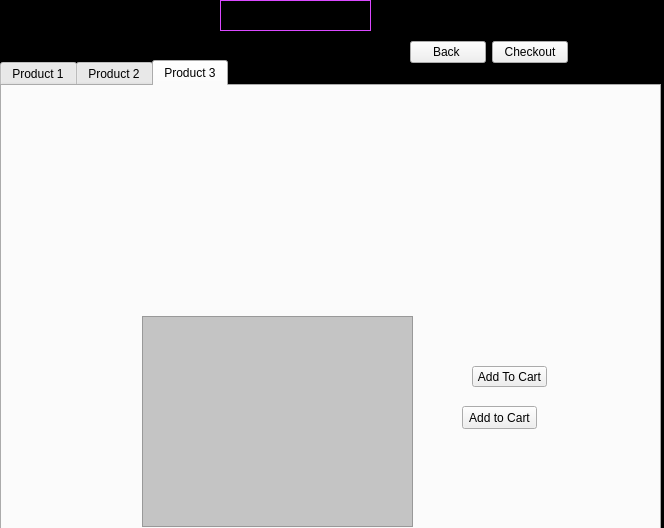
<?xml version="1.0" encoding="UTF-8"?>
<ui version="4.0">
 <class>ViewProducts</class>
 <widget class="QWidget" name="ViewProducts">
  <property name="geometry">
   <rect>
    <x>0</x>
    <y>0</y>
    <width>664</width>
    <height>528</height>
   </rect>
  </property>
  <property name="windowTitle">
   <string>Form</string>
  </property>
  <property name="styleSheet">
   <string notr="true">#ViewProducts
{
	background-color: rgb(0, 0, 0);

}</string>
  </property>
  <widget class="QTabWidget" name="tabWidget">
   <property name="geometry">
    <rect>
     <x>0</x>
     <y>60</y>
     <width>661</width>
     <height>471</height>
    </rect>
   </property>
   <property name="autoFillBackground">
    <bool>false</bool>
   </property>
   <property name="styleSheet">
    <string notr="true">#Product1
{
	background-image: url(:/Resources/space cat.jpg);
}

#Product2
{
	
	background-color: rgb(0, 0, 0);
}

#Product3
{
	
	background-image: url(:/Resources/soviet.jpg);

}
</string>
   </property>
   <property name="currentIndex">
    <number>2</number>
   </property>
   <widget class="QWidget" name="Product1">
    <attribute name="title">
     <string>Product 1</string>
    </attribute>
    <widget class="QLabel" name="pic1">
     <property name="geometry">
      <rect>
       <x>170</x>
       <y>0</y>
       <width>231</width>
       <height>211</height>
      </rect>
     </property>
     <property name="autoFillBackground">
      <bool>false</bool>
     </property>
     <property name="text">
      <string/>
     </property>
     <property name="pixmap">
      <pixmap resource="Images.qrc">:/Resources/cat robot.jpg</pixmap>
     </property>
     <property name="scaledContents">
      <bool>true</bool>
     </property>
    </widget>
    <widget class="QTextBrowser" name="text1">
     <property name="geometry">
      <rect>
       <x>140</x>
       <y>210</y>
       <width>301</width>
       <height>211</height>
      </rect>
     </property>
     <property name="autoFillBackground">
      <bool>false</bool>
     </property>
     <property name="styleSheet">
      <string notr="true">#text1
{
	background-color: rgba(192, 19, 255, 115);
   
        font: 100 15pt &quot;American Typewriter&quot;
	
	font-weight: bold;
   
	color: rgb(255, 255, 255);


}</string>
     </property>
    </widget>
    <widget class="QPushButton" name="product_One">
     <property name="geometry">
      <rect>
       <x>460</x>
       <y>280</y>
       <width>75</width>
       <height>20</height>
      </rect>
     </property>
     <property name="text">
      <string>Add to Cart</string>
     </property>
    </widget>
    <widget class="QPushButton" name="addProductOne">
     <property name="geometry">
      <rect>
       <x>470</x>
       <y>230</y>
       <width>75</width>
       <height>21</height>
      </rect>
     </property>
     <property name="text">
      <string>Add To Cart</string>
     </property>
    </widget>
   </widget>
   <widget class="QWidget" name="Product2">
    <attribute name="title">
     <string>Product 2</string>
    </attribute>
    <widget class="QLabel" name="pic2">
     <property name="geometry">
      <rect>
       <x>20</x>
       <y>0</y>
       <width>521</width>
       <height>391</height>
      </rect>
     </property>
     <property name="text">
      <string/>
     </property>
     <property name="pixmap">
      <pixmap resource="Images.qrc">:/Resources/images.jpeg</pixmap>
     </property>
     <property name="scaledContents">
      <bool>true</bool>
     </property>
    </widget>
    <widget class="QTextBrowser" name="text2">
     <property name="geometry">
      <rect>
       <x>130</x>
       <y>120</y>
       <width>281</width>
       <height>201</height>
      </rect>
     </property>
     <property name="styleSheet">
      <string notr="true">#text2
{
	background-color: rgba(0, 0, 0, 38);
	font
        font: 15pt &quot;American Typewriter&quot;
	color:white;

}</string>
     </property>
    </widget>
    <widget class="QPushButton" name="product_Two">
     <property name="geometry">
      <rect>
       <x>460</x>
       <y>300</y>
       <width>75</width>
       <height>23</height>
      </rect>
     </property>
     <property name="text">
      <string>Add to Cart</string>
     </property>
    </widget>
    <widget class="QPushButton" name="addProductTwo">
     <property name="geometry">
      <rect>
       <x>470</x>
       <y>240</y>
       <width>75</width>
       <height>21</height>
      </rect>
     </property>
     <property name="text">
      <string>Add To Cart</string>
     </property>
    </widget>
   </widget>
   <widget class="QWidget" name="Product3">
    <attribute name="title">
     <string>Product 3</string>
    </attribute>
    <widget class="QLabel" name="pic3">
     <property name="geometry">
      <rect>
       <x>40</x>
       <y>0</y>
       <width>481</width>
       <height>221</height>
      </rect>
     </property>
     <property name="text">
      <string/>
     </property>
     <property name="pixmap">
      <pixmap resource="Images.qrc">:/Resources/H51s.jpg</pixmap>
     </property>
     <property name="scaledContents">
      <bool>true</bool>
     </property>
    </widget>
    <widget class="QTextBrowser" name="text3">
     <property name="geometry">
      <rect>
       <x>140</x>
       <y>230</y>
       <width>271</width>
       <height>211</height>
      </rect>
     </property>
     <property name="styleSheet">
      <string notr="true">font: 15pt &quot;American Typewriter&quot;;
color:white;
background-color: rgba(0, 0, 0, 56);</string>
     </property>
    </widget>
    <widget class="QPushButton" name="product_Three">
     <property name="geometry">
      <rect>
       <x>460</x>
       <y>320</y>
       <width>75</width>
       <height>23</height>
      </rect>
     </property>
     <property name="text">
      <string>Add to Cart</string>
     </property>
    </widget>
    <widget class="QPushButton" name="addProductThree">
     <property name="geometry">
      <rect>
       <x>470</x>
       <y>280</y>
       <width>75</width>
       <height>21</height>
      </rect>
     </property>
     <property name="text">
      <string>Add To Cart</string>
     </property>
    </widget>
   </widget>
  </widget>
  <widget class="QPushButton" name="MaintPlan">
   <property name="geometry">
    <rect>
     <x>220</x>
     <y>0</y>
     <width>151</width>
     <height>31</height>
    </rect>
   </property>
   <property name="autoFillBackground">
    <bool>false</bool>
   </property>
   <property name="styleSheet">
    <string notr="true">
background-color: rgb(0, 0, 0);
font: 13pt &quot;American Typewriter&quot;
color: white;
border:  2px solid #555;
border-style: solid;
border-width: 1px;
border-radius: 40px;
padding: 5px;
border-color: rgb(218, 73, 255);

</string>
   </property>
   <property name="text">
    <string>Maintanence Plan</string>
   </property>
  </widget>
  <widget class="QWidget" name="">
   <property name="geometry">
    <rect>
     <x>410</x>
     <y>40</y>
     <width>158</width>
     <height>25</height>
    </rect>
   </property>
   <layout class="QHBoxLayout" name="horizontalLayout">
    <item>
     <widget class="QPushButton" name="pushButton">
      <property name="text">
       <string>Back </string>
      </property>
     </widget>
    </item>
    <item>
     <widget class="QPushButton" name="checkOutButton">
      <property name="text">
       <string>Checkout</string>
      </property>
     </widget>
    </item>
   </layout>
  </widget>
 </widget>
 <connections/>
</ui>
